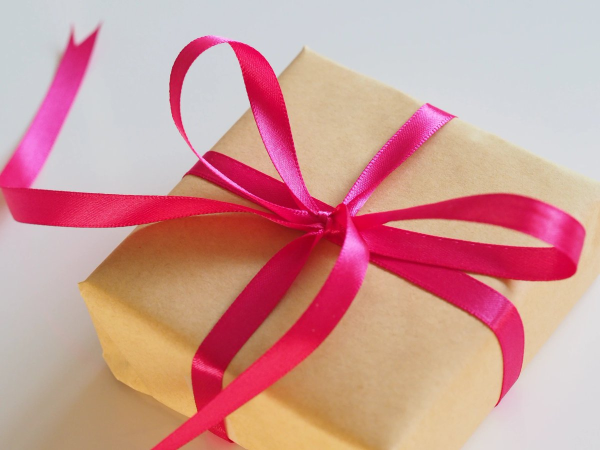
#> input picture tweet.jpg, 1200 x 900 px (shown at 1/2 size); the run also reads 1 picture not shown here
$ python main.py
#> lines starting #> are read from the running program, lines starting #| are printed output that depends on the picture
from PIL import Image

tweet = Image.open('tweet.jpg')
#> tweet is the input picture: PIL image 1200x900 RGB; mean R, G, B 206.5, 151.2, 148.8
orig = Image.open('unsplash.jpg').resize((1200,900))
orig.save('unsplash_sized.jpg')
a = Image.new("RGB", (1200, 900), color=0)
#> a: PIL image 1200x900 RGB; every value is 0

adata = []

tdata = tweet.getdata()
odata = orig.getdata()

print('Tweet # of colors:', len(set(tdata)))
#| Tweet # of colors: 112116
print('Original # of colors:', len(set(odata)))
#| Original # of colors: 195188

input()

for c, i in enumerate(tdata):
	if c % 1000 == 0:
		print(c, len(odata))
	if i != odata[c]:
		amount = sum([abs(i[x] - odata[c][x]) for x in range(len(i))])
		adata.append((amount * 10, 0, 0))
	else:
		adata.append((0, 0, 0))
#> this loop made 1080000 passes
#> (i, amount) on passes 1 to 12: ((201, 209, 212), 5), ((201, 209, 212), 3), ((201, 209, 212), 3), ((201, 209, 212), 3), ((201, 209, 212), 4), ((201, 209, 212), 4), ((201, 209, 212), 3), ((201, 209, 212), 3), ((201, 209, 212), 3), ((201, 209, 212), 3), ((201, 209, 212), 2), ((201, 209, 212), 3)
#> amount on passes 61, 62, 65, 67, 68, 69: 3, 3, 3, 1, 4, 1
#| 0 1080000
#> (further printed lines are left out)
#> after the loop, adata = 1080000 items

a.putdata(adata)
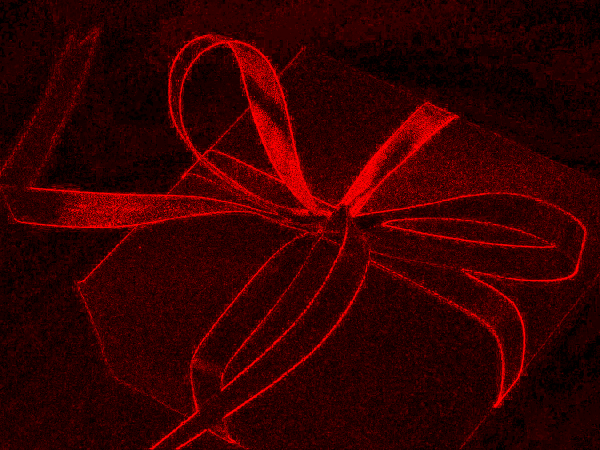
#> a: PIL image 1200x900 RGB (shown at 1/2 size); mean R, G, B 53.7, 0, 0
a.save('out.jpg')
